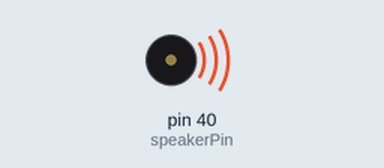
A sketch run on a simulated Arduino Mega 2560, built with avr-gcc and run on an emulated ATmega2560. Parts: buzzer (waves = sounding).

Above: at 0.22 s.
At 5.38 s:
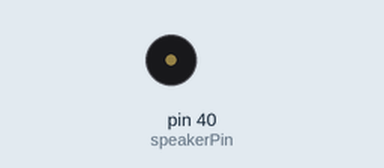
Timing chart, 0 to 5.7 s (numbered marks = the images above):
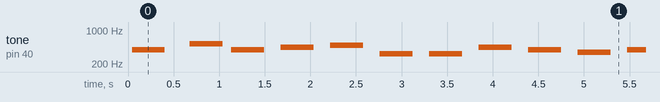

Measured:
- by itself, tone on pin 40 (speakerPin): plays 391 Hz for 0.36 s, 520 Hz for 0.36 s, 391 Hz for 0.36 s, 439 Hz for 0.36 s, 491 Hz for 0.36 s, 328 Hz for 0.36 s … (240 notes in this stretch)

The sketch:

main.ino
```cpp
int speakerPin = 40; // Declarar el PIN digital D9 para el Piezo Speaker
int tiempo = 180;    // Tiempo de duración para el toque de notas

void setup() {
  pinMode(speakerPin, OUTPUT); // Configurar el puerto digital 9 como salida
}

int calcularFrecuencia(char nota, int octava) {
  char nombres[] = { 'C', 'D', 'd', 'E', 'F', 'G', 'g', 'A', 'B' };
  int tonos[] = { 1915, 1700, 1610, 1519, 1432, 1275, 1205, 1136, 1014 }; // Frecuencias de la octava 4 (C4 = 261 Hz)

  for (int i = 0; i < 9; i++) {
    if (nombres[i] == nota) {
      return tonos[i] * pow(2, octava - 4);
    }
  }
  return 0; // Devolver 0 si la nota no se encuentra
}

void tocarTono(int tono, int duracion) {
  for (long i = 0; i < duracion * 1000L; i += tono * 2) {
    digitalWrite(speakerPin, HIGH);
    delayMicroseconds(tono);
    digitalWrite(speakerPin, LOW);
    delayMicroseconds(tono);
  }
}

void decrementarOctava(int &octava) {
  if (octava > 0) {
    octava--;
  }
}

void tocarMelodia(String melodia, int duraciones[]) {
  for (int i = 0; i < melodia.length(); i++) {
    char nota = melodia.charAt(i);
    if (nota == ' ') {
      delay(duraciones[i] * tiempo);
    } else {
      int octava = 4; // Octava predeterminada
      if (melodia.charAt(i + 1) == '^') {
        // Si hay un '^', aumentar la octava en 1
        octava++;
        i++;
      }
      if (melodia.charAt(i - 1) == '-') {
        // Si hay un '-', decrementar la octava en 1
        decrementarOctava(octava);
        i++;
      }
      int frecuencia = calcularFrecuencia(nota, octava);
      if (frecuencia > 0) {
        tocarTono(frecuencia, duraciones[i] * tiempo);
      }
    }
    delay(tiempo / 2);
  }
}

void loop() {

  String melodia = "G,-C,G,A,B,E,E,A,G,F,G,C,C,D,D,E,F,F,G,A,B,-C,-D,G,-E,-D,-C,-D";
  int duraciones[] = {2,2,2,2,2,2,2,2,2,2,2,2,2,2,2,2,2,2,2,2,2,2,2,2,2,2,2,2,2,2,2,2,2,2,2,2,2,2,2,2,2,2,2,2,2,2,2,2,2,2,2,2,2,2,2,2,2,2,2,2,2,2,2,2,2};

  tocarMelodia(melodia,duraciones);
}
```
